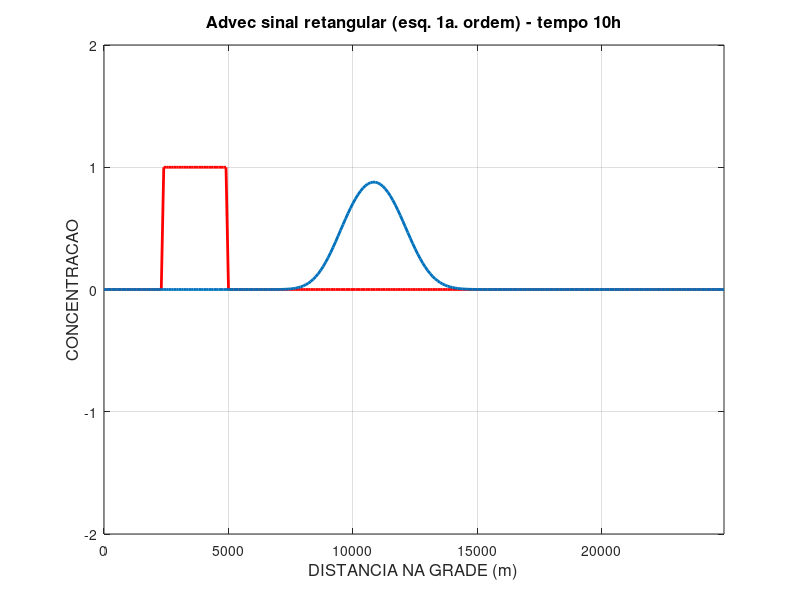

Write the MATLAB code that produced this figure.
%%%%%%%%%%%%%%%%%%%%%%%%%%%%%%%%%%%%%%%%%%%%%%%%%%%%%%%%%%%%%%%%%%%%%%%
% Programa desenvolvivo para a Questão 4 da Lista 1 de exercícios da disciplina
% IOF814 - Modelos Numéricos Aplicados a Processos Costeiros e Estuarinos
% ministrada pelo Prof Joseph Harari, do Instituto Oceanográfico da USP.
%
% Para mais detalhes do desenvolvimento da discretização, pode ser conferido
% na solução da Lista, em IOF814/Lista1/outputs/Lista1_IOF814.pdf
%
%%%%%%%%%%%%%%%%%%%%%%%%%%%%%%%%%%%%%%%%%%%%%%%%%%%%%%%%%%%%%%%%%%%%%%%
% measure the running time of this routine
tic;

clear all; close all;

% definicao dos parametros do modelo, como tamanho da grade, passo de tempo e espaco
% e outras informacoes
%ler parametros do modelo
jmax=250;      %numero de pontos da grade em x
nmax=7200/2;      %numero de passos de tempo
dt=10;         %passo de tempo, em segundos
dx=100;        %espacamento da grade, em m
c=0.2;           %velocidade da corrente em x, em m/s
ci=1;          %valor da concentracao inicial
jin=25;        %indice do ponto inicial da grade com ci
jfi=50;        %indice do ponto final da grade com ci
freqplot=60;   %frequencia de plotagem
conc=2;        %limite maximo do eixo da concentracao no grafico
freqfilt=30;   %frequencia de filtragem

%calculo das constantes do modelo
q=c*dt/dx;
fatu=zeros(jmax,1);
fren=zeros(jmax,1);
xgrid=((1:jmax)-1)*dx;

%condicao inicial
fatu(jin:jfi)=ci;
fcin=fatu;
kplot=1;

for n=2:nmax
  tempo=n*dt;
  kplot=kplot+1;

  % funcoes de recorrencia
  fren(2:jmax-1)=fatu(2:jmax-1)- q*(fatu(2:jmax-1)-fatu(1:jmax-2));

  if(kplot==freqplot)
    kplot=0;
    %kfig=kfig+1;
    figure(1)
    plot(xgrid,fcin,'r','LineWidth',2)
    hold
    plot(xgrid,fren,'LineWidth',2)
    axis([xgrid(1) xgrid(jmax) -conc conc]);
    title(['Advec sinal retangular (esq. 1a. ordem) - tempo ',...
        num2str(tempo/3600),'h'],'fontsize',12)
    xlabel('DISTANCIA NA GRADE (m)','fontsize',12)
    ylabel('CONCENTRACAO','fontsize',12)
    grid on
    XX=num2str(tempo);
    % saving graph: please change the directory for some like result/.
    % this structure Im using is for my github acc
    % grafico=['print -djpeg ../outputs/Q04_ord01/q04_ord01_',XX];
    %eval(grafico);
    pause(0.1)
    hold
end
fatu=fren;


end

toc % print the time used to run all this algorithm
